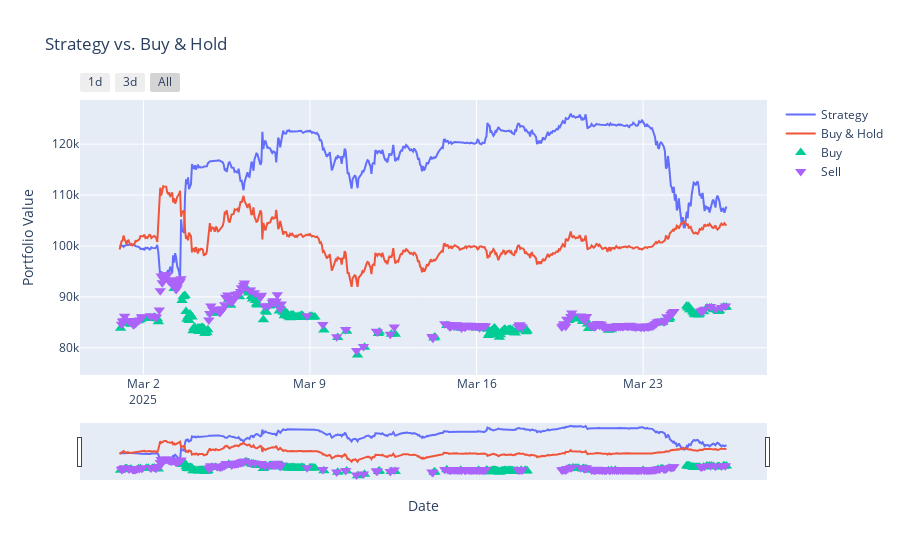

The notebook cell this image was saved under:
### Code cell
fig = e.plot()

### Figure 1 — Plotly figure (JSON) as saved in the notebook; plotly's stock layout.template omitted (floating-point values rounded to 4 significant figures; data arrays with more than 128 entries replaced by an {"elided": "..."} marker saying what was removed)
{"data": [{"mode": "lines", "name": "Strategy", "type": "scatter", "x": {"elided": "613 str values"}, "y": {"elided": "613 float values"}}, {"mode": "lines", "name": "Buy & Hold", "type": "scatter", "x": {"elided": "613 str values"}, "y": {"elided": "613 float values"}}, {"marker": {"size": 10, "symbol": "triangle-up"}, "mode": "markers", "name": "Buy", "type": "scatter", "x": {"elided": "187 str values"}, "y": {"elided": "187 float values"}}, {"marker": {"size": 10, "symbol": "triangle-down"}, "mode": "markers", "name": "Sell", "type": "scatter", "x": {"elided": "215 str values"}, "y": {"elided": "215 float values"}}], "layout": {"hovermode": "x unified", "title": {"text": "Strategy vs. Buy & Hold"}, "xaxis": {"rangeselector": {"buttons": [{"count": 24, "label": "1d", "step": "hour", "stepmode": "backward"}, {"count": 72, "label": "3d", "step": "hour", "stepmode": "backward"}, {"label": "All", "step": "all"}]}, "rangeslider": {"visible": true}, "title": {"text": "Date"}, "type": "date"}, "yaxis": {"title": {"text": "Portfolio Value"}}}}
